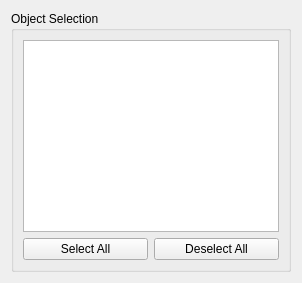
     <widget class="QWidget" name="ObjectTab">
      <attribute name="title">
       <string>Objects</string>
      </attribute>
      <layout class="QVBoxLayout" name="verticalLayout_3">
       <item>
        <widget class="QGroupBox" name="groupBox_7">
         <property name="font">
          <font>
           <weight>50</weight>
           <bold>false</bold>
          </font>
         </property>
         <property name="title">
          <string>Object Selection</string>
         </property>
         <layout class="QVBoxLayout" name="verticalLayout_4">
          <item>
           <widget class="QTreeWidget" name="objectListWidget_">
            <property name="sortingEnabled">
             <bool>true</bool>
            </property>
            <attribute name="headerVisible">
             <bool>false</bool>
            </attribute>
            <column>
             <property name="text">
              <string notr="true">1</string>
             </property>
            </column>
           </widget>
          </item>
          <item>
           <layout class="QHBoxLayout" name="horizontalLayout">
            <item>
             <widget class="QPushButton" name="selectAllPushButton_">
              <property name="font">
               <font>
                <weight>50</weight>
                <bold>false</bold>
               </font>
              </property>
              <property name="text">
               <string>Select All</string>
              </property>
             </widget>
            </item>
            <item>
             <widget class="QPushButton" name="deselectAllPushButton_">
              <property name="font">
               <font>
                <weight>50</weight>
                <bold>false</bold>
               </font>
              </property>
              <property name="text">
               <string>Deselect All</string>
              </property>
             </widget>
            </item>
           </layout>
          </item>
         </layout>
        </widget>
       </item>
      </layout>
     </widget>
